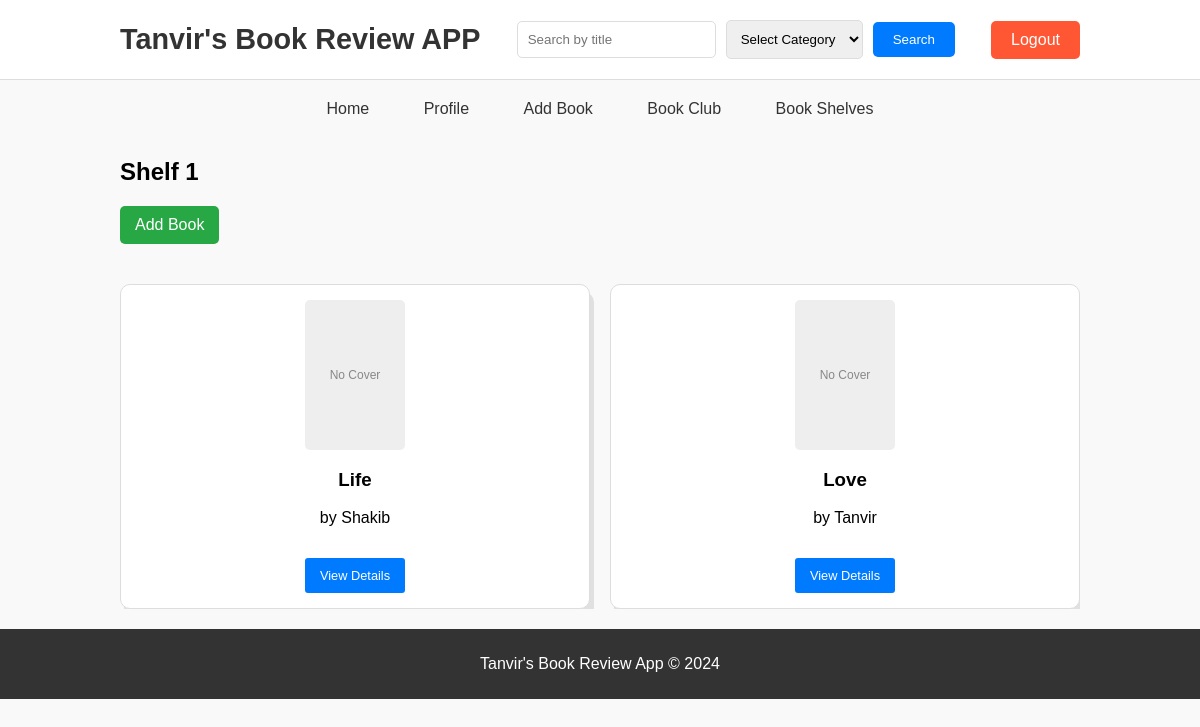
/bookshelves/1/ (signed in), run on the app's committed database.
### reviews/models.py (models this page shows, shortened)
class Bookshelf(models.Model):
    user = models.ForeignKey(User, on_delete=models.CASCADE)
    name = models.CharField(max_length=200)

class BookshelfItem(models.Model):
    bookshelf = models.ForeignKey(Bookshelf, on_delete=models.CASCADE, related_name='items')
    book = models.ForeignKey(Book, on_delete=models.CASCADE)
    class Meta:
        unique_together = ('bookshelf', 'book')

class Book(models.Model):
    CATEGORY_CHOICES = [
    ("Literary Fiction", "Literary Fiction"),
    ("Historical Fiction", "Historical Fiction"),
    ("Science Fiction", "Science Fiction"),
    ("Fantasy", "Fantasy"),
    ("Mystery", "Mystery"),
    ("Thriller", "Thriller"),
    ("Romance", "Romance"),
    ("Horror", "Horror"),
    ("Biography", "Biography"),
    ("Memoir", "Memoir"),
    ("Self-Help", "Self-Help"),
    ("History", "History"),
    ("Travel", "Travel"),
    ("True Crime", "True Crime"),
    ("Science", "Science"),
    ("Philosophy", "Philosophy"),
    ("Picture Books", "Picture Books"),
    ("Early Readers", "Early Readers"),
    ("Middle Grade", "Middle Grade"),
    ("Young Adult", "Young Adult"),
    ("Textbooks", "Textbooks"),
    ("Reference", "Reference"),
    ("Essays", "Essays"),
    ("Study Guides", "Study Guides"),
    ("Classic Poetry", "Classic Poetry"),
    ("Contemporary Poetry", "Contemporary Poetry"),
    ("Anthologies", "Anthologies"),
    ("Haiku", "Haiku"),
    ("Plays", "Plays"),
    ("Screenplays", "Screenplays"),
    ("Manga", "Manga"),
    ("Comics", "Comics"),
    ("Graphic Non-Fiction", "Graphic Non-Fiction"),
    ("Religious Texts", "Religious Texts"),
    ("Spirituality", "Spirituality"),
    ("Theology", "Theology"),
    ("Nutrition", "Nutrition"),
    ("Fitness", "Fitness"),
    ("Mental Health", "Mental Health"),
    ("Medical", "Medical"),
    ("Management", "Management"),
    ("Leadership", "Leadership"),
    ("Finance", "Finance"),
    ("Entrepreneurship", "Entrepreneurship"),
    ("Programming", "Programming"),
    ("Engineering", "Engineering"),
    ("Artificial Intelligence", "Artificial Intelligence"),
    ("Cybersecurity", "Cybersecurity"),
    ("Photography", "Photography"),
    ("Painting", "Painting"),
    ("Music Theory", "Music Theory"),
    ("Art History", "Art History"),
    ("Cooking", "Cooking"),
    ("Gardening", "Gardening"),
    ("Knitting", "Knitting"),
    ("Woodworking", "Woodworking"),
    ("Sports Biography", "Sports Biography"),
    ("Training Guides", "Training Guides"),
    ("Adventure", "Adventure")
]
    title = models.CharField(max_length=200)
    author = models.CharField(max_length=200)
    category = models.CharField(max_length=200, choices=CATEGORY_CHOICES)
    pdf = models.FileField(upload_to='books/pdfs/', blank=True, null=True)
    cover_photo = models.ImageField(upload_to='books/covers/', blank=True, null=True)
    published_date = models.DateField(blank=True, null=True)
    isbn = models.CharField(max_length=13, blank=True, null=True)
    language = models.CharField(max_length=100, blank=True, null=True)
    publisher = models.CharField(max_length=200, blank=True, null=True)

### reviews/views.py (the view)
# urls.py: path('bookshelves/<int:bookshelf_id>/', bookshelf_detail, name='bookshelf_detail'),
@login_required
def bookshelf_detail(request, bookshelf_id):
    bookshelf = get_object_or_404(Bookshelf, id=bookshelf_id, user=request.user)
    items = bookshelf.items.all()
    return render(request, 'reviews/bookshelf_detail.html', {'bookshelf': bookshelf, 'items': items})

### reviews/templates/reviews/bookshelf_detail.html (shortened to what this page needs)
{% extends 'base.html' %}
{% block content %}
<h2>{{ bookshelf.name }}</h2>
<a href="{% url 'add_bookshelf_item' bookshelf.id %}" class="btn-add-book">Add Book</a>
<div class="bookshelf-items-container">
    {% for item in items %}
    <div class="book-card">
        {% if item.book.cover_photo %}
        <img src="{{ item.book.cover_photo.url }}" alt="{{ item.book.title }} cover photo">
        {% else %}
        <div class="no-cover">No Cover</div>
        {% endif %}
        <h3>{{ item.book.title }}</h3>
        <p>by {{ item.book.author }}</p>
        <a href="{% url 'book_detail' item.book.id %}" class="btn-details">View Details</a>
    </div>
    {% endfor %}
</div>
{% endblock %}

### reviews/static/reviews/base.css (style rules this page uses)
body { font-family: Arial, sans-serif; margin: 0; padding: 0; background-color: #f9f9f9; }
.btn-details, .btn-download { display: block; margin-top: 15px; padding: 10px 15px; background-color: #007BFF; color: #fff; text-decoration: none; border-radius: 5px; transition: background-color 0.3s ease; }

### reviews/templates/base.html (style rules this page uses)
body { font-family: Arial, sans-serif; margin: 0; padding: 0; background-color: #f9f9f9; }
.btn-details, .btn-download { display: inline-block; padding: 5px10px; font-size: 0.8rem; color: #fff; background-color: #007BFF; border: none; border-radius: 3px; text-align: center; cursor: pointer; text-decoration: none; }
.no-cover { width: 100px; height: 150px; background-color: #eee; display: flex; align-items: center; justify-content: center; border-radius: 5px; font-size: 12px; color: #888; }
.bookshelf-items-container { display: grid; grid-template-columns: repeat(auto-fit, minmax(150px, 1fr)); gap: 20px; margin-top: 20px; }
.book-card { background-color: #fff; border: 1px solid #ddd; border-radius: 10px; padding: 15px; box-shadow: 04px 8px rgba(0, 0, 0, 0.1); transition: transform 0.3s ease, box-shadow 0.3s ease; text-align: center; }
.no-cover { width: 100px; height: 150px; background-color: #eee; display: flex; align-items: center; justify-content: center; border-radius: 5px; font-size: 12px; color: #888; margin: 0 auto 10px; }
.btn-add-book { display: inline-block; margin-bottom: 20px; padding: 10px 15px; background-color: #28a745; color: #fff; border-radius: 5px; text-decoration: none; transition: background-color 0.3s ease; }
html, body { height: 100%; margin: 0; padding: 0; }

### data on the page
Bookshelf: name "Shelf 1"
BookshelfItem: shows "No Cover", book "Life", book.author "Shakib"
BookshelfItem: shows "No Cover", book "Love", book.author "Tanvir"
